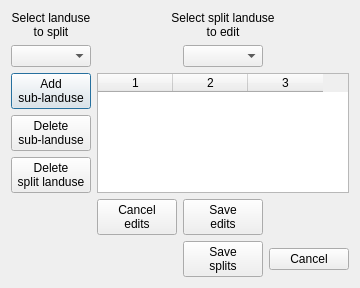
<?xml version="1.0" encoding="UTF-8"?>
<ui version="4.0">
 <class>SplitDialog</class>
 <widget class="QDialog" name="SplitDialog">
  <property name="geometry">
   <rect>
    <x>0</x>
    <y>0</y>
    <width>336</width>
    <height>270</height>
   </rect>
  </property>
  <property name="windowTitle">
   <string>Split Landuses</string>
  </property>
  <property name="windowIcon">
   <iconset resource="resources.qrc">
    <normaloff>:/plugins/QSWATPlus/swatplus.ico</normaloff>:/plugins/QSWATPlus/swatplus.ico</iconset>
  </property>
  <layout class="QGridLayout" name="gridLayout">
   <item row="0" column="0">
    <widget class="QLabel" name="label_2">
     <property name="inputMethodHints">
      <set>Qt::ImhNone</set>
     </property>
     <property name="text">
      <string>Select landuse
to split</string>
     </property>
     <property name="alignment">
      <set>Qt::AlignCenter</set>
     </property>
    </widget>
   </item>
   <item row="0" column="2" colspan="3">
    <widget class="QLabel" name="label_3">
     <property name="inputMethodHints">
      <set>Qt::ImhNone</set>
     </property>
     <property name="text">
      <string>Select split landuse
to edit</string>
     </property>
     <property name="alignment">
      <set>Qt::AlignCenter</set>
     </property>
    </widget>
   </item>
   <item row="2" column="0">
    <widget class="QComboBox" name="newCombo">
     <property name="insertPolicy">
      <enum>QComboBox::InsertAlphabetically</enum>
     </property>
    </widget>
   </item>
   <item row="3" column="0">
    <widget class="QPushButton" name="addButton">
     <property name="sizePolicy">
      <sizepolicy hsizetype="MinimumExpanding" vsizetype="Fixed">
       <horstretch>0</horstretch>
       <verstretch>0</verstretch>
      </sizepolicy>
     </property>
     <property name="toolTip">
      <string>Add a sub-landuse to the split in the table.</string>
     </property>
     <property name="text">
      <string>Add
sub-landuse</string>
     </property>
    </widget>
   </item>
   <item row="3" column="2" rowspan="3" colspan="3">
    <widget class="QTableWidget" name="table">
     <property name="selectionMode">
      <enum>QAbstractItemView::SingleSelection</enum>
     </property>
     <property name="columnCount">
      <number>3</number>
     </property>
     <attribute name="horizontalHeaderVisible">
      <bool>true</bool>
     </attribute>
     <attribute name="horizontalHeaderDefaultSectionSize">
      <number>75</number>
     </attribute>
     <attribute name="horizontalHeaderMinimumSectionSize">
      <number>20</number>
     </attribute>
     <attribute name="verticalHeaderVisible">
      <bool>false</bool>
     </attribute>
     <attribute name="verticalHeaderDefaultSectionSize">
      <number>20</number>
     </attribute>
     <attribute name="verticalHeaderMinimumSectionSize">
      <number>19</number>
     </attribute>
     <column/>
     <column/>
     <column/>
    </widget>
   </item>
   <item row="4" column="0">
    <widget class="QPushButton" name="deleteButton">
     <property name="sizePolicy">
      <sizepolicy hsizetype="MinimumExpanding" vsizetype="Fixed">
       <horstretch>0</horstretch>
       <verstretch>0</verstretch>
      </sizepolicy>
     </property>
     <property name="toolTip">
      <string>Remove the selected row from the table.  You can select a row by clicking in the table.</string>
     </property>
     <property name="text">
      <string>Delete
sub-landuse</string>
     </property>
    </widget>
   </item>
   <item row="5" column="0">
    <widget class="QPushButton" name="deleteSplitButton">
     <property name="sizePolicy">
      <sizepolicy hsizetype="MinimumExpanding" vsizetype="Fixed">
       <horstretch>0</horstretch>
       <verstretch>0</verstretch>
      </sizepolicy>
     </property>
     <property name="toolTip">
      <string>Clear the table and remove the split from the current list of landuses to split.</string>
     </property>
     <property name="text">
      <string>Delete
split landuse</string>
     </property>
    </widget>
   </item>
   <item row="6" column="2">
    <widget class="QPushButton" name="cancelEditButton">
     <property name="sizePolicy">
      <sizepolicy hsizetype="MinimumExpanding" vsizetype="Fixed">
       <horstretch>0</horstretch>
       <verstretch>0</verstretch>
      </sizepolicy>
     </property>
     <property name="toolTip">
      <string>Clear the table.</string>
     </property>
     <property name="text">
      <string>Cancel
edits</string>
     </property>
    </widget>
   </item>
   <item row="7" column="4">
    <widget class="QPushButton" name="cancelButton">
     <property name="sizePolicy">
      <sizepolicy hsizetype="MinimumExpanding" vsizetype="Fixed">
       <horstretch>0</horstretch>
       <verstretch>0</verstretch>
      </sizepolicy>
     </property>
     <property name="toolTip">
      <string>Leave the set of panduses to spliut as they were when this form was opened and exit.</string>
     </property>
     <property name="text">
      <string>Cancel</string>
     </property>
    </widget>
   </item>
   <item row="2" column="3">
    <widget class="QComboBox" name="splitCombo">
     <property name="sizePolicy">
      <sizepolicy hsizetype="MinimumExpanding" vsizetype="Fixed">
       <horstretch>0</horstretch>
       <verstretch>0</verstretch>
      </sizepolicy>
     </property>
     <property name="insertPolicy">
      <enum>QComboBox::InsertAlphabetically</enum>
     </property>
    </widget>
   </item>
   <item row="2" column="4">
    <spacer name="horizontalSpacer_2">
     <property name="orientation">
      <enum>Qt::Horizontal</enum>
     </property>
     <property name="sizeHint" stdset="0">
      <size>
       <width>40</width>
       <height>20</height>
      </size>
     </property>
    </spacer>
   </item>
   <item row="2" column="2">
    <spacer name="horizontalSpacer">
     <property name="orientation">
      <enum>Qt::Horizontal</enum>
     </property>
     <property name="sizeHint" stdset="0">
      <size>
       <width>40</width>
       <height>20</height>
      </size>
     </property>
    </spacer>
   </item>
   <item row="6" column="3">
    <widget class="QPushButton" name="saveEditButton">
     <property name="sizePolicy">
      <sizepolicy hsizetype="MinimumExpanding" vsizetype="Fixed">
       <horstretch>0</horstretch>
       <verstretch>0</verstretch>
      </sizepolicy>
     </property>
     <property name="toolTip">
      <string>Save the table as a landuse to be split.  You must edit the percentages first so they sum to 100.</string>
     </property>
     <property name="text">
      <string>Save
edits</string>
     </property>
    </widget>
   </item>
   <item row="7" column="3">
    <widget class="QPushButton" name="saveSplitsButton">
     <property name="sizePolicy">
      <sizepolicy hsizetype="MinimumExpanding" vsizetype="Fixed">
       <horstretch>0</horstretch>
       <verstretch>0</verstretch>
      </sizepolicy>
     </property>
     <property name="toolTip">
      <string>Save the current set of split landuses and exit.</string>
     </property>
     <property name="text">
      <string>Save
splits</string>
     </property>
    </widget>
   </item>
  </layout>
 </widget>
 <resources>
  <include location="resources.qrc"/>
 </resources>
 <connections/>
</ui>
